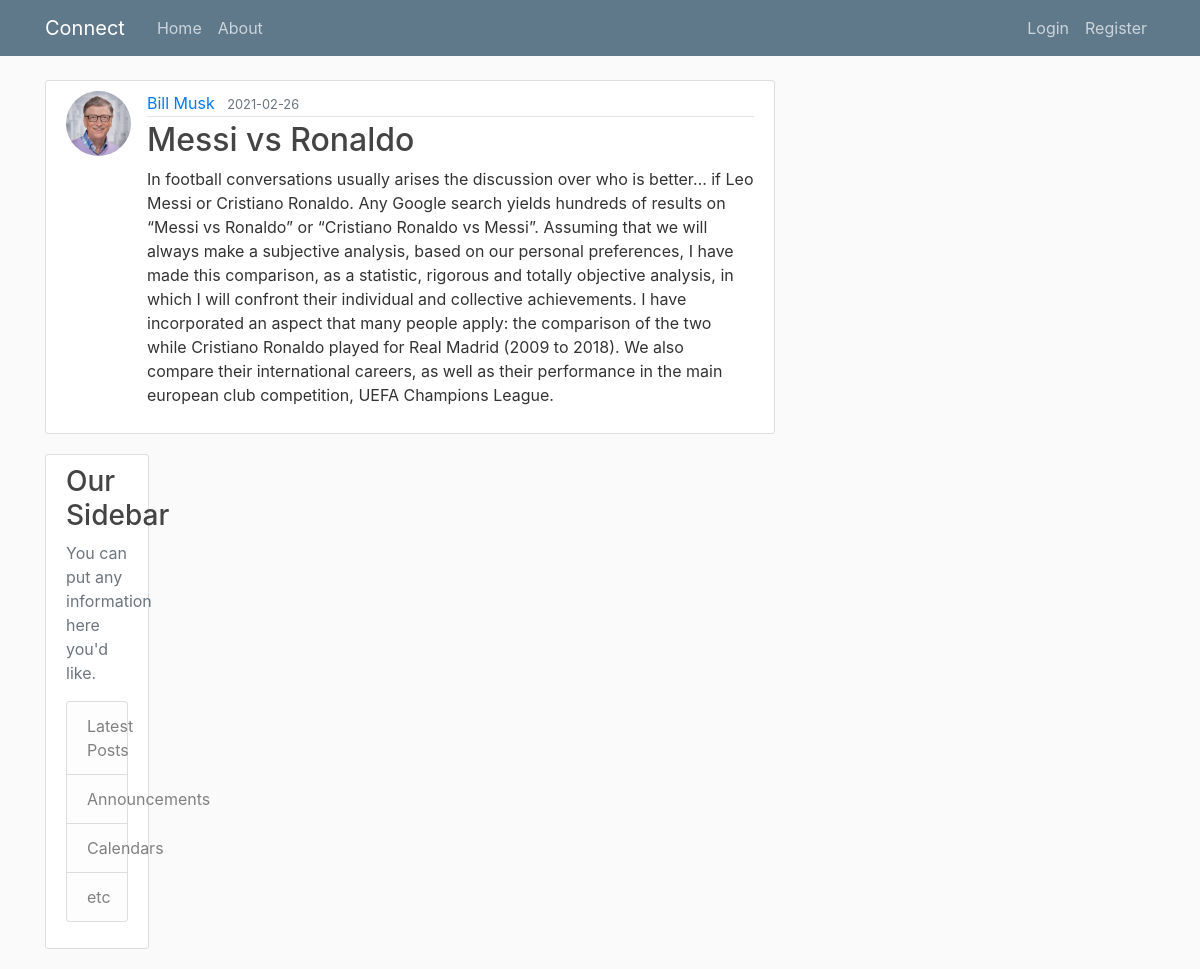
Page /post/9 on the committed database.
### flaskblog/models.py (models this page shows, shortened)
class User(db.Model, UserMixin):
    id = db.Column(db.Integer, primary_key = True)
    username = db.Column(db.String(20), unique = True, nullable = False)
    email = db.Column(db.String(100), unique = True, nullable = False)
    image_file = db.Column(db.String(20), nullable = False, default = 'default.jpg')
    password = db.Column(db.String(60), nullable = False)
    posts = db.relationship('Post', backref = 'author', lazy = True)

class Post(db.Model):
    id = db.Column(db.Integer, primary_key = True)
    title = db.Column(db.String(100), nullable = False)
    date_posted = db.Column(db.DateTime, nullable = False, default = datetime.utcnow)
    content = db.Column(db.Text, nullable = False)
    user_id = db.Column(db.Integer, db.ForeignKey('user.id'), nullable = False)

### flaskblog/routes.py (the view)
@app.route('/post/<int:post_id>')
def post(post_id):
    post = Post.query.get_or_404(post_id)
    return render_template('post.html', title = post.title, post = post)

### flaskblog/templates/post.html (shortened to what this page needs)
{% extends 'layout.html' %}
{% block content %}
    <article class="media content-section">
    <img class = "rounded-circle article-img" src ="{{ url_for('static', filename = 'profile_pics/' + post.author.image_file) }}">
        <div class="media-body">
        <div class="article-metadata">
            <a class="mr-2" href="{{url_for('user_posts', username = post.author.username)}}">{{ post.author.username }}</a>
            <small class="text-muted">{{ post.date_posted.strftime('%Y-%m-%d')}}</small>
        </div>
        <h2><a class = "artice-title">{{ post.title }}</h2>
        <p class="article-content">{{ post.content }}</p>
        </div>
    </article>
{% endblock content %}

### flaskblog/static/main.css (style rules this page uses)
body { background: #fafafa; color: #333333; margin-top: 5rem; }
h1, h2, h3, h4, h5, h6 { color: #444444; }
.content-section { background: #ffffff; padding: 10px 20px; border: 1px solid #dddddd; border-radius: 3px; margin-bottom: 20px; }
.article-content { white-space: pre-line; }
.article-img { height: 65px; width: 65px; margin-right: 16px; }
.article-metadata { padding-bottom: 1px; margin-bottom: 4px; border-bottom: 1px solid #e3e3e3 }

### rows in the picture
User: image_file (picture), author.username "Bill Musk"
Post: date_posted "2021-02-26", title "Messi vs Ronaldo", content "In football conversations usually arises the discussion over who is better… if Leo Messi or Cristiano Ronaldo. Any Google search yields hundreds of results on “Messi vs Ronaldo” or “Cristiano Ronaldo vs Messi”. Assuming that we will always make a subjective analysis, based on our personal preferences, I have made this comparison, as a statistic, rigorous and totally objective analysis, in which I will confront their individual and collective achievements. I have incorporated an aspect that many people apply: the comparison of the two while Cristiano Ronaldo played for Real Madrid (2009 to 2018). We also compare their international careers, as well as their performance in the main european…"
